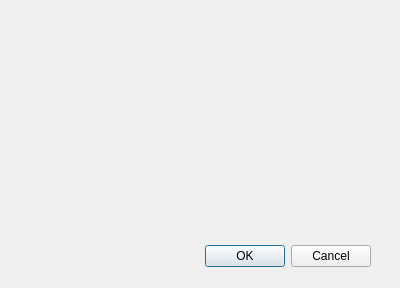
<?xml version="1.0" encoding="UTF-8"?>
<ui version="4.0">
 <class>Dialog</class>
 <widget class="QDialog" name="Dialog">
  <property name="geometry">
   <rect>
    <x>0</x>
    <y>0</y>
    <width>400</width>
    <height>288</height>
   </rect>
  </property>
  <property name="windowTitle">
   <string>Dialog</string>
  </property>
  <widget class="QDialogButtonBox" name="buttonBox">
   <property name="geometry">
    <rect>
     <x>30</x>
     <y>240</y>
     <width>341</width>
     <height>32</height>
    </rect>
   </property>
   <property name="orientation">
    <enum>Qt::Horizontal</enum>
   </property>
   <property name="standardButtons">
    <set>QDialogButtonBox::Cancel|QDialogButtonBox::Ok</set>
   </property>
  </widget>
 </widget>
 <resources/>
 <connections>
  <connection>
   <sender>buttonBox</sender>
   <signal>accepted()</signal>
   <receiver>Dialog</receiver>
   <slot>accept()</slot>
   <hints>
    <hint type="sourcelabel">
     <x>248</x>
     <y>254</y>
    </hint>
    <hint type="destinationlabel">
     <x>157</x>
     <y>274</y>
    </hint>
   </hints>
  </connection>
  <connection>
   <sender>buttonBox</sender>
   <signal>rejected()</signal>
   <receiver>Dialog</receiver>
   <slot>reject()</slot>
   <hints>
    <hint type="sourcelabel">
     <x>316</x>
     <y>260</y>
    </hint>
    <hint type="destinationlabel">
     <x>286</x>
     <y>274</y>
    </hint>
   </hints>
  </connection>
 </connections>
</ui>
